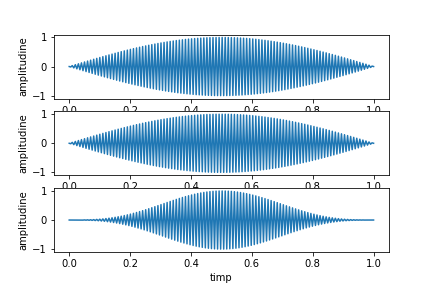

Reproduce this figure in Python.
import matplotlib.pyplot as plt
import numpy as np
import scipy

def rectangleWindow(size):
    return np.zeros(size) + 1

def HanningWindow(size):
    window = np.zeros(size)
    for i in range(size):
        window[i] = 1 - np.cos(2 * np.pi * i / size)
    return window / 2

def sinusodialSignal(time):
    return np.sin(2 * np.pi * 100 * time)

samples = np.linspace(0, 1, 200)
y = sinusodialSignal(samples)

window1 = rectangleWindow(200)
window2 = HanningWindow(200)

y1 = y * window1
y2 = y * window2

fig, axs = plt.subplots(3)

axs[0].plot(samples, y)
axs[1].plot(samples, y1)
axs[2].plot(samples, y2)

for ax in axs.flat:
    ax.set_xlabel('timp')
    ax.set_ylabel('amplitudine')


plt.savefig('ex3.png', format='png')
plt.savefig('ex3.pdf', format='pdf')